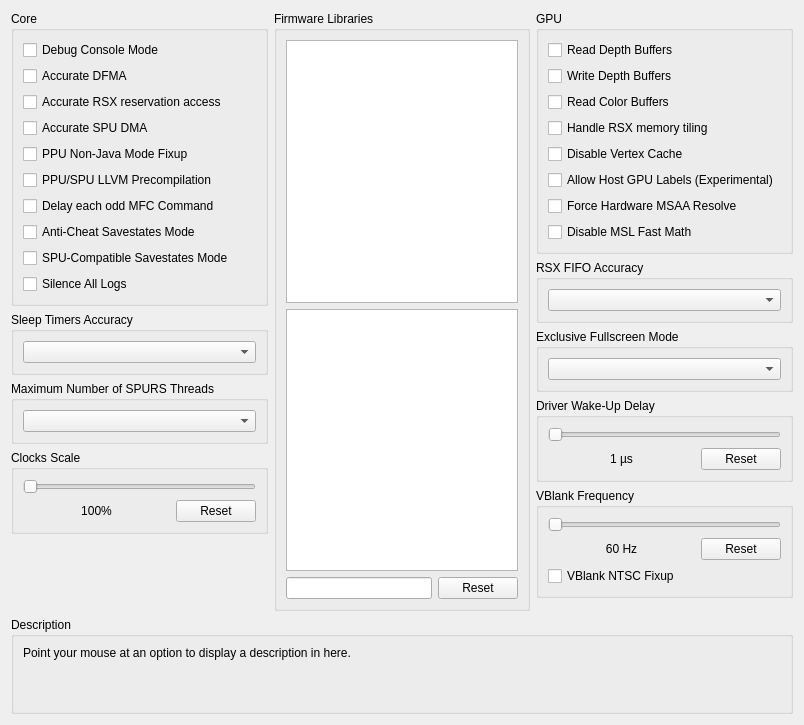
      <widget class="QWidget" name="advancedTab">
       <attribute name="title">
        <string>Advanced</string>
       </attribute>
       <layout class="QVBoxLayout" name="advancedTab_layout" stretch="1,0,0">
        <item>
         <layout class="QHBoxLayout" name="advancedTabLayout" stretch="1,1,1">
          <item>
           <layout class="QVBoxLayout" name="advancedTabLayoutLeft">
            <item>
             <widget class="QGroupBox" name="gb_advanced_core">
              <property name="sizePolicy">
               <sizepolicy hsizetype="Preferred" vsizetype="Minimum">
                <horstretch>0</horstretch>
                <verstretch>0</verstretch>
               </sizepolicy>
              </property>
              <property name="title">
               <string>Core</string>
              </property>
              <layout class="QVBoxLayout" name="gb_advanced_core_layout">
               <item>
                <widget class="QCheckBox" name="debugConsoleMode">
                 <property name="text">
                  <string>Debug Console Mode</string>
                 </property>
                </widget>
               </item>
               <item>
                <widget class="QCheckBox" name="accurateDFMA">
                 <property name="text">
                  <string>Accurate DFMA</string>
                 </property>
                </widget>
               </item>
               <item>
                <widget class="QCheckBox" name="accurateRSXAccess">
                 <property name="text">
                  <string>Accurate RSX reservation access</string>
                 </property>
                </widget>
               </item>
               <item>
                <widget class="QCheckBox" name="accurateSpuDMA">
                 <property name="text">
                  <string>Accurate SPU DMA</string>
                 </property>
                </widget>
               </item>
               <item>
                <widget class="QCheckBox" name="ppuNJFixup">
                 <property name="text">
                  <string>PPU Non-Java Mode Fixup</string>
                 </property>
                </widget>
               </item>
               <item>
                <widget class="QCheckBox" name="llvmPrecompilation">
                 <property name="text">
                  <string>PPU/SPU LLVM Precompilation</string>
                 </property>
                </widget>
               </item>
               <item>
                <widget class="QCheckBox" name="mfcDelayCommand">
                 <property name="text">
                  <string>Delay each odd MFC Command</string>
                 </property>
                </widget>
               </item>
               <item>
                <widget class="QCheckBox" name="antiCheatSavestates">
                 <property name="text">
                  <string>Anti-Cheat Savestates Mode</string>
                 </property>
                </widget>
               </item>
               <item>
                <widget class="QCheckBox" name="compatibleSavestates">
                 <property name="text">
                  <string>SPU-Compatible Savestates Mode</string>
                 </property>
                </widget>
               </item>
               <item>
                <widget class="QCheckBox" name="silenceAllLogs">
                 <property name="text">
                  <string>Silence All Logs</string>
                 </property>
                </widget>
               </item>
              </layout>
             </widget>
            </item>
            <item>
             <widget class="QGroupBox" name="gb_sleep_timers_accuracy">
              <property name="sizePolicy">
               <sizepolicy hsizetype="Preferred" vsizetype="Minimum">
                <horstretch>0</horstretch>
                <verstretch>0</verstretch>
               </sizepolicy>
              </property>
              <property name="title">
               <string>Sleep Timers Accuracy</string>
              </property>
              <layout class="QVBoxLayout" name="gb_sleep_timers_accuracy_layout">
               <item>
                <widget class="QComboBox" name="sleepTimersAccuracy"/>
               </item>
              </layout>
             </widget>
            </item>
            <item>
             <widget class="QGroupBox" name="gb_max_spurs_threads">
              <property name="sizePolicy">
               <sizepolicy hsizetype="Preferred" vsizetype="Minimum">
                <horstretch>0</horstretch>
                <verstretch>0</verstretch>
               </sizepolicy>
              </property>
              <property name="title">
               <string>Maximum Number of SPURS Threads</string>
              </property>
              <layout class="QVBoxLayout" name="gb_max_spurs_threads_layout">
               <item>
                <widget class="QComboBox" name="maxSPURSThreads"/>
               </item>
              </layout>
             </widget>
            </item>
            <item>
             <widget class="QGroupBox" name="gb_clockScale">
              <property name="sizePolicy">
               <sizepolicy hsizetype="Preferred" vsizetype="Minimum">
                <horstretch>0</horstretch>
                <verstretch>0</verstretch>
               </sizepolicy>
              </property>
              <property name="title">
               <string>Clocks Scale</string>
              </property>
              <layout class="QVBoxLayout" name="gb_clockScale_layout">
               <item>
                <widget class="QSlider" name="clockScale">
                 <property name="orientation">
                  <enum>Qt::Orientation::Horizontal</enum>
                 </property>
                </widget>
               </item>
               <item>
                <layout class="QHBoxLayout" name="clockScaleLayout" stretch="1,0">
                 <item>
                  <widget class="QLabel" name="clockScaleText">
                   <property name="text">
                    <string>100%</string>
                   </property>
                   <property name="alignment">
                    <set>Qt::AlignmentFlag::AlignCenter</set>
                   </property>
                  </widget>
                 </item>
                 <item>
                  <widget class="QPushButton" name="clockScaleReset">
                   <property name="text">
                    <string>Reset</string>
                   </property>
                  </widget>
                 </item>
                </layout>
               </item>
              </layout>
             </widget>
            </item>
            <item>
             <spacer name="advancedTabSpacerLeft">
              <property name="orientation">
               <enum>Qt::Orientation::Vertical</enum>
              </property>
              <property name="sizeType">
               <enum>QSizePolicy::Policy::MinimumExpanding</enum>
              </property>
              <property name="sizeHint" stdset="0">
               <size>
                <width>0</width>
                <height>0</height>
               </size>
              </property>
             </spacer>
            </item>
           </layout>
          </item>
          <item>
           <layout class="QVBoxLayout" name="advancedTabLayoutMiddle">
            <item>
             <widget class="QGroupBox" name="gb_libs">
              <property name="title">
               <string>Firmware Libraries</string>
              </property>
              <layout class="QVBoxLayout" name="gb_libs_layout">
               <item>
                <widget class="QListWidget" name="hleList">
                 <property name="sizePolicy">
                  <sizepolicy hsizetype="Preferred" vsizetype="Preferred">
                   <horstretch>0</horstretch>
                   <verstretch>0</verstretch>
                  </sizepolicy>
                 </property>
                 <property name="selectionMode">
                  <enum>QAbstractItemView::SelectionMode::ExtendedSelection</enum>
                 </property>
                </widget>
               </item>
               <item>
                <widget class="QListWidget" name="lleList">
                 <property name="sizePolicy">
                  <sizepolicy hsizetype="Preferred" vsizetype="Preferred">
                   <horstretch>0</horstretch>
                   <verstretch>0</verstretch>
                  </sizepolicy>
                 </property>
                 <property name="selectionMode">
                  <enum>QAbstractItemView::SelectionMode::ExtendedSelection</enum>
                 </property>
                </widget>
               </item>
               <item>
                <layout class="QHBoxLayout" name="gb_lleLibs_layout" stretch="1,0">
                 <property name="spacing">
                  <number>6</number>
                 </property>
                 <property name="sizeConstraint">
                  <enum>QLayout::SizeConstraint::SetNoConstraint</enum>
                 </property>
                 <item>
                  <widget class="QLineEdit" name="searchBox"/>
                 </item>
                 <item>
                  <widget class="QPushButton" name="resetLleList">
                   <property name="text">
                    <string>Reset</string>
                   </property>
                  </widget>
                 </item>
                </layout>
               </item>
              </layout>
             </widget>
            </item>
           </layout>
          </item>
          <item>
           <layout class="QVBoxLayout" name="advancedTabLayoutRight">
            <item>
             <widget class="QGroupBox" name="gb_advanced_gpu">
              <property name="sizePolicy">
               <sizepolicy hsizetype="Preferred" vsizetype="Minimum">
                <horstretch>0</horstretch>
                <verstretch>0</verstretch>
               </sizepolicy>
              </property>
              <property name="title">
               <string>GPU</string>
              </property>
              <layout class="QVBoxLayout" name="gb_advanced_gpu_layout">
               <item>
                <widget class="QCheckBox" name="readDepth">
                 <property name="text">
                  <string>Read Depth Buffers</string>
                 </property>
                </widget>
               </item>
               <item>
                <widget class="QCheckBox" name="dumpDepth">
                 <property name="text">
                  <string>Write Depth Buffers</string>
                 </property>
                </widget>
               </item>
               <item>
                <widget class="QCheckBox" name="readColor">
                 <property name="text">
                  <string>Read Color Buffers</string>
                 </property>
                </widget>
               </item>
               <item>
                <widget class="QCheckBox" name="handleTiledMemory">
                 <property name="text">
                  <string>Handle RSX memory tiling</string>
                 </property>
                </widget>
               </item>
               <item>
                <widget class="QCheckBox" name="disableVertexCache">
                 <property name="text">
                  <string>Disable Vertex Cache</string>
                 </property>
                </widget>
               </item>
               <item>
                <widget class="QCheckBox" name="allowHostGPULabels">
                 <property name="text">
                  <string>Allow Host GPU Labels (Experimental)</string>
                 </property>
                </widget>
               </item>
               <item>
                <widget class="QCheckBox" name="forceHwMSAAResolve">
                 <property name="text">
                  <string>Force Hardware MSAA Resolve</string>
                 </property>
                </widget>
               </item>
               <item>
                <widget class="QCheckBox" name="disableMslFastMath">
                 <property name="text">
                  <string>Disable MSL Fast Math</string>
                 </property>
                </widget>
               </item>
              </layout>
             </widget>
            </item>
            <item>
             <widget class="QGroupBox" name="gb_rsx_fifo_accuracy">
              <property name="sizePolicy">
               <sizepolicy hsizetype="Preferred" vsizetype="Minimum">
                <horstretch>0</horstretch>
                <verstretch>0</verstretch>
               </sizepolicy>
              </property>
              <property name="title">
               <string>RSX FIFO Accuracy</string>
              </property>
              <layout class="QVBoxLayout" name="gb_rsx_fifo_accuracy_layout">
               <item>
                <widget class="QComboBox" name="FIFOAccuracy"/>
               </item>
              </layout>
             </widget>
            </item>
            <item>
             <widget class="QGroupBox" name="gb_exclusiveFullscreen">
              <property name="sizePolicy">
               <sizepolicy hsizetype="Preferred" vsizetype="Minimum">
                <horstretch>0</horstretch>
                <verstretch>0</verstretch>
               </sizepolicy>
              </property>
              <property name="title">
               <string>Exclusive Fullscreen Mode</string>
              </property>
              <layout class="QVBoxLayout" name="gb_exclusiveFullscreen_layout">
               <item>
                <widget class="QComboBox" name="exclusiveFullscreenMode"/>
               </item>
              </layout>
             </widget>
            </item>
            <item>
             <widget class="QGroupBox" name="gb_wakeupDelay">
              <property name="sizePolicy">
               <sizepolicy hsizetype="Preferred" vsizetype="Minimum">
                <horstretch>0</horstretch>
                <verstretch>0</verstretch>
               </sizepolicy>
              </property>
              <property name="title">
               <string>Driver Wake-Up Delay</string>
              </property>
              <layout class="QVBoxLayout" name="gb_wakeupDelay_layout">
               <item>
                <widget class="QSlider" name="wakeupDelay">
                 <property name="orientation">
                  <enum>Qt::Orientation::Horizontal</enum>
                 </property>
                </widget>
               </item>
               <item>
                <layout class="QHBoxLayout" name="wakeupDelayLayout" stretch="1,0">
                 <item>
                  <widget class="QLabel" name="wakeupText">
                   <property name="text">
                    <string>1 µs</string>
                   </property>
                   <property name="alignment">
                    <set>Qt::AlignmentFlag::AlignCenter</set>
                   </property>
                  </widget>
                 </item>
                 <item>
                  <widget class="QPushButton" name="wakeupReset">
                   <property name="text">
                    <string>Reset</string>
                   </property>
                  </widget>
                 </item>
                </layout>
               </item>
              </layout>
             </widget>
            </item>
            <item>
             <widget class="QGroupBox" name="gb_vblank">
              <property name="sizePolicy">
               <sizepolicy hsizetype="Preferred" vsizetype="Minimum">
                <horstretch>0</horstretch>
                <verstretch>0</verstretch>
               </sizepolicy>
              </property>
              <property name="title">
               <string>VBlank Frequency</string>
              </property>
              <layout class="QVBoxLayout" name="gb_vblank_layout">
               <item>
                <widget class="QSlider" name="vblank">
                 <property name="orientation">
                  <enum>Qt::Orientation::Horizontal</enum>
                 </property>
                </widget>
               </item>
               <item>
                <layout class="QHBoxLayout" name="vBlankLayout" stretch="1,0">
                 <item>
                  <widget class="QLabel" name="vblankText">
                   <property name="text">
                    <string>60 Hz</string>
                   </property>
                   <property name="alignment">
                    <set>Qt::AlignmentFlag::AlignCenter</set>
                   </property>
                  </widget>
                 </item>
                 <item>
                  <widget class="QPushButton" name="vblankReset">
                   <property name="text">
                    <string>Reset</string>
                   </property>
                  </widget>
                 </item>
                </layout>
               </item>
               <item>
                <widget class="QCheckBox" name="vblankNTSCFixup">
                 <property name="text">
                  <string>VBlank NTSC Fixup</string>
                 </property>
                </widget>
               </item>
              </layout>
             </widget>
            </item>
            <item>
             <spacer name="advancedTabSpacerRight">
              <property name="orientation">
               <enum>Qt::Orientation::Vertical</enum>
              </property>
              <property name="sizeType">
               <enum>QSizePolicy::Policy::MinimumExpanding</enum>
              </property>
              <property name="sizeHint" stdset="0">
               <size>
                <width>13</width>
                <height>13</height>
               </size>
              </property>
             </spacer>
            </item>
           </layout>
          </item>
         </layout>
        </item>
        <item>
         <spacer name="advancedTabSpacer">
          <property name="orientation">
           <enum>Qt::Orientation::Vertical</enum>
          </property>
          <property name="sizeHint" stdset="0">
           <size>
            <width>0</width>
            <height>0</height>
           </size>
          </property>
         </spacer>
        </item>
        <item>
         <widget class="QGroupBox" name="gb_description_advanced">
          <property name="title">
           <string>Description</string>
          </property>
          <layout class="QVBoxLayout" name="gb_description_advanced_layout">
           <item>
            <widget class="QLabel" name="description_advanced">
             <property name="text">
              <string>Point your mouse at an option to display a description in here.


</string>
             </property>
             <property name="textFormat">
              <enum>Qt::TextFormat::PlainText</enum>
             </property>
             <property name="alignment">
              <set>Qt::AlignmentFlag::AlignLeading|Qt::AlignmentFlag::AlignLeft|Qt::AlignmentFlag::AlignTop</set>
             </property>
             <property name="wordWrap">
              <bool>true</bool>
             </property>
            </widget>
           </item>
          </layout>
         </widget>
        </item>
       </layout>
      </widget>
